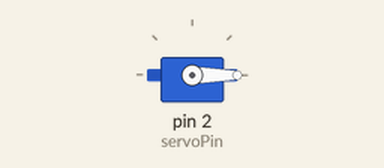
This sketch was run on a simulated Arduino Uno, built with avr-gcc and run on an emulated ATmega328P. Parts: servo.

Above: at 0.05 s.
At 1.0 s:
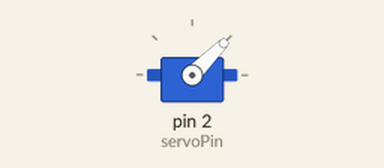
At 1.5 s:
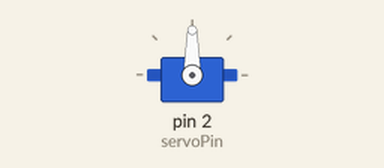
At 2.0 s:
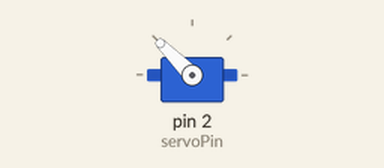
Timing chart, 0 to 4.6 s (numbered marks = the images above):
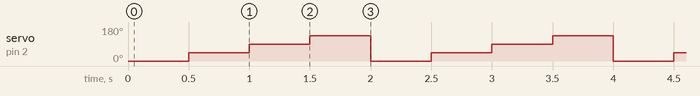

The sketch:

test.ino.ino
```cpp
// SETTINGS
#define servoPin 2      //SERVO

// LIBRARIES
#include <Servo.h>      //SERVO
Servo myservo;          //SERVO

void setup() {
  myservo.attach(servoPin);
}

void loop() {
  myservo.write(0);
  delay(500);
  myservo.write(45);
  delay(500);
  myservo.write(90);
  delay(500);
  myservo.write(135);
  delay(500);
}
```

Measured:
- by itself, servo on pin 2 (servoPin): repeats every 2.0 s: 90° 0.50 s, 135° 0.50 s, 0° 0.50 s, 45° 0.50 s
